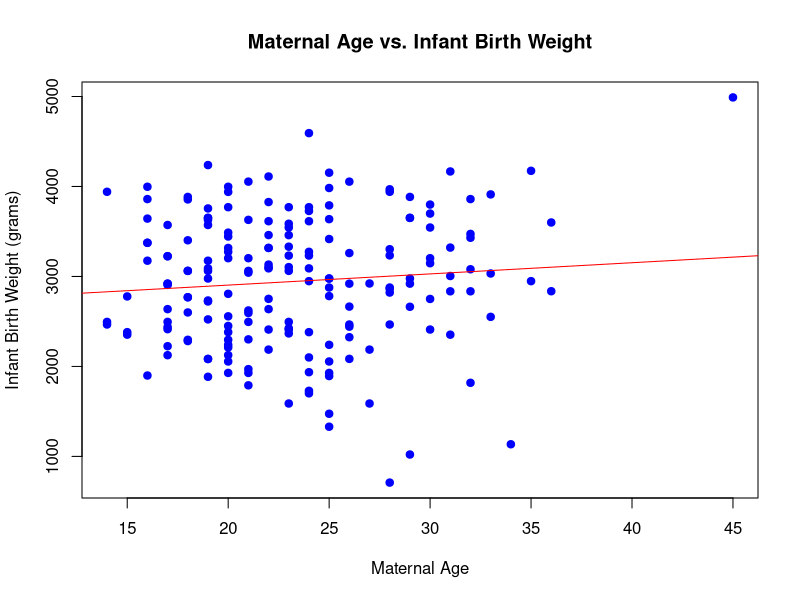

R code for this plot:
# Install the MASS package (if not already installed)
install.packages("MASS")

# Load the MASS package
library(MASS)

# Load a dataset from the MASS package
data(birthwt)

#load other libraries
# load libraries
library(dplyr)
library(lubridate)
library(readr)

#getting an Overview of the package
summary(birthwt)

# Load the openxlsx package (if not already installed)
install.packages("openxlsx")
library(openxlsx)

# Write the dataset to an Excel file
write.xlsx(birthwt, file = "birthwt.xlsx")

# Create a scatter plot of maternal age vs. infant birth weight

plot(birthwt$age, birthwt$bwt,
     xlab = "Maternal Age",
     ylab = "Infant Birth Weight (grams)",
     main = "Maternal Age vs. Infant Birth Weight",
     pch = 19, # Set the point shape to filled circles
     col = "blue" # Set the point color to blue
)

# Fit a linear regression model
model <- lm(bwt ~ age, data = birthwt)

# Add the regression line to the plot
abline(model, col = "red")

# Fit a linear regression model
model <- lm(bwt ~ age, data = birthwt)

# Print the summary of the regression model
summary(model)
